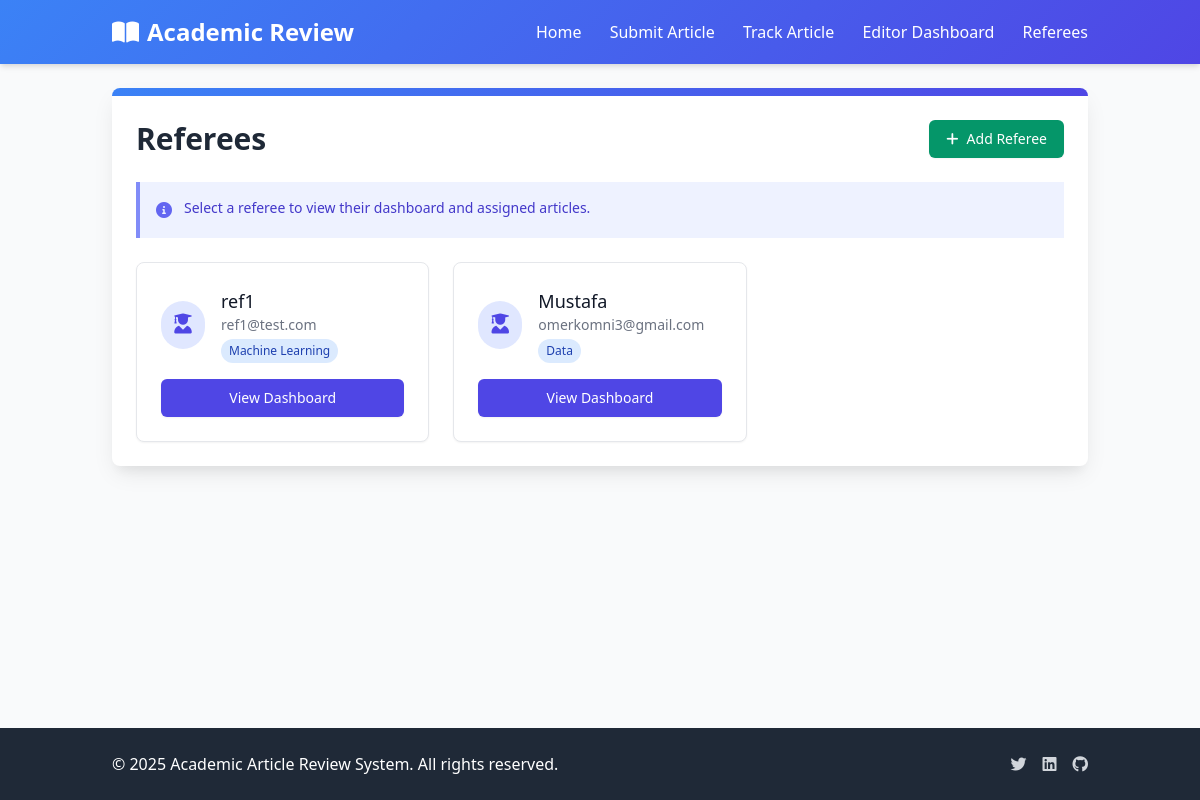
/referees/, run on an earlier commit of the app's database.
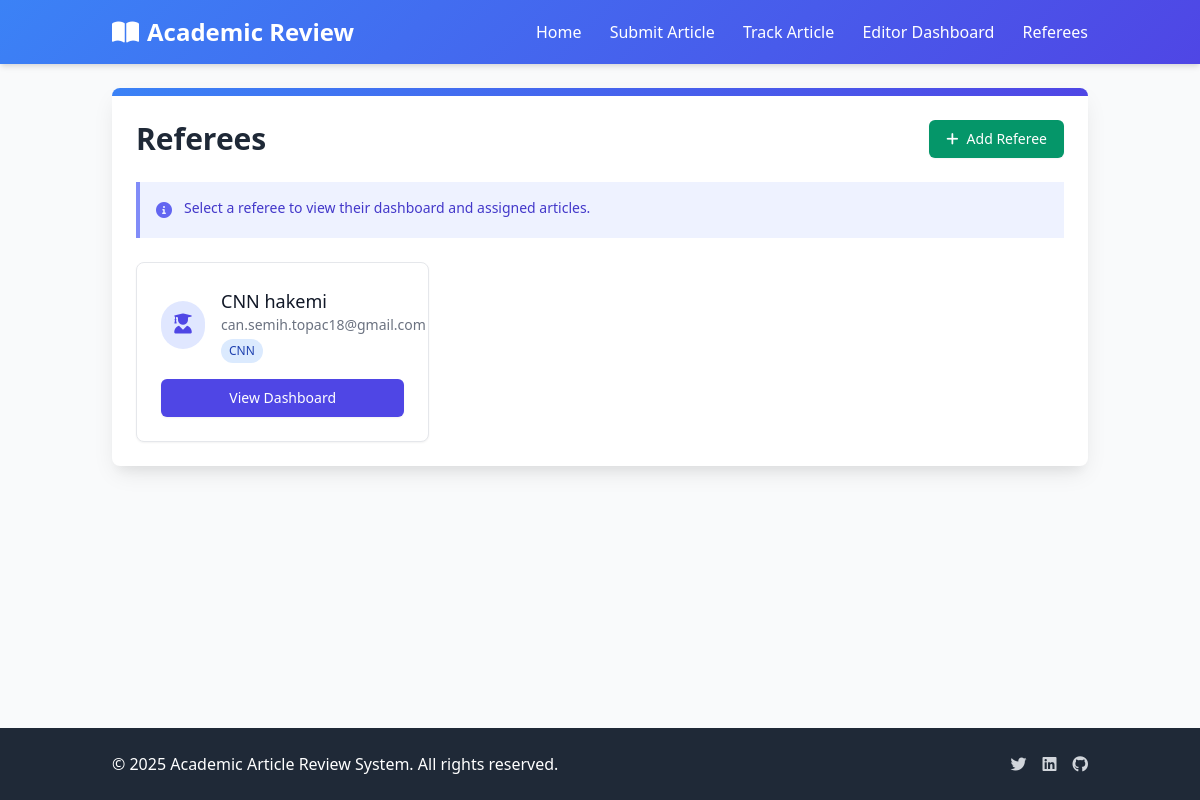
And on a later commit of the database.
### articles/models.py (models this page shows, shortened)
class Referee(models.Model):
    user = models.OneToOneField(User, on_delete=models.CASCADE)
    specialization = models.CharField(max_length=255, blank=True, help_text="Referee's area of expertise (e.g., Machine Learning, Data Science)")

### articles/views.py (the view)
# urls.py: path('referees/', views.referee_list, name='referee_list'),
def referee_list(request):
    referees = Referee.objects.all()
    return render(request, 'articles/referee/list.html', {'referees': referees})

### templates/articles/referee/list.html (shortened to what this page needs)
{% extends 'articles/base.html' %}
{% block content %}
<div class="max-w-6xl mx-auto">
    <div class="bg-white rounded-lg shadow-card overflow-hidden">
        <div class="gradient-bg h-2"></div>
        <div class="p-6">
            <div class="flex justify-between items-center mb-6">
                <h1 class="text-3xl font-bold text-gray-800">Referees</h1>
                <a href="{% url 'add_referee' %}" class="inline-flex items-center px-4 py-2 border border-transparent text-sm font-medium rounded-md shadow-sm text-white bg-green-600 hover:bg-green-700 focus:outline-none focus:ring-2 focus:ring-offset-2 focus:ring-green-500">
                    <i class="fas fa-plus mr-2"></i> Add Referee
                </a>
            </div>
            <div class="bg-indigo-50 border-l-4 border-indigo-400 p-4 mb-6">
                <div class="flex">
                    <div class="flex-shrink-0">
                        <i class="fas fa-info-circle text-indigo-500"></i>
                    </div>
                    <div class="ml-3">
                        <p class="text-sm text-indigo-700">
                            Select a referee to view their dashboard and assigned articles.
                        </p>
                    </div>
                </div>
            </div>
            <div class="grid grid-cols-1 md:grid-cols-3 gap-6">
                {% for referee in referees %}
                <div class="bg-white rounded-lg border border-gray-200 shadow-sm overflow-hidden hover:shadow-md transition-shadow">
                    <div class="p-6">
                        <div class="flex items-center mb-4">
                            <div class="bg-indigo-100 rounded-full p-3 mr-4">
                                <i class="fas fa-user-graduate text-indigo-600 text-xl"></i>
                            </div>
                            <div>
                                <h3 class="text-lg font-medium text-gray-900">{{ referee.user.username }}</h3>
                                <p class="text-sm text-gray-500">{{ referee.user.email }}</p>
                                {% if referee.specialization %}
                                <p class="text-xs mt-1 bg-blue-100 text-blue-800 px-2 py-1 rounded-full inline-block">
                                    {{ referee.specialization }}
                                </p>
                                {% endif %}
                            </div>
                        </div>
                        <div class="mt-4">
                            <a href="{% url 'referee_dashboard' referee.id %}" class="w-full inline-flex justify-center items-center px-4 py-2 border border-transparent text-sm font-medium rounded-md shadow-sm text-white bg-indigo-600 hover:bg-indigo-700 focus:outline-none focus:ring-2 focus:ring-offset-2 focus:ring-indigo-500">
                                View Dashboard
                            </a>
                        </div>
                    </div>
                </div>
                {% endfor %}
            </div>
        </div>
    </div>
</div>
{% endblock %}

### templates/articles/base.html (shortened to what this page needs)
<!DOCTYPE html>
<html lang="en">
<head>
    <link href="https://cdn.jsdelivr.net/npm/tailwindcss@2.2.19/dist/tailwind.min.css" rel="stylesheet">
    <link rel="stylesheet" href="https://cdnjs.cloudflare.com/ajax/libs/font-awesome/6.0.0/css/all.min.css">
</head>
<body class="bg-gray-50 min-h-screen flex flex-col">
    <header class="gradient-bg text-white shadow-md">
        <div class="container mx-auto px-6 py-4">
            <div class="flex justify-between items-center">
                <div class="flex items-center">
                    <a href="{% url 'home' %}" class="text-2xl font-bold">
                        <i class="fas fa-book-open mr-2"></i>Academic Review
                    </a>
                </div>
                <nav class="space-x-6">
                    <a href="{% url 'home' %}" class="hover:text-gray-200">Home</a>
                    <a href="{% url 'upload_article' %}" class="hover:text-gray-200">Submit Article</a>
                    <a href="{% url 'track_article' %}" class="hover:text-gray-200">Track Article</a>
                    <a href="{% url 'editor_dashboard' %}" class="hover:text-gray-200">Editor Dashboard</a>
                    <a href="{% url 'referee_list' %}" class="hover:text-gray-200">Referees</a>
                </nav>
            </div>
        </div>
    </header>
    <main class="flex-grow container mx-auto px-6 py-6">
        {% block content %}{% endblock %}
    </main>
    <footer class="bg-gray-800 text-white py-6">
        <div class="container mx-auto px-6">
            <div class="flex flex-col md:flex-row justify-between items-center">
                <div class="mb-4 md:mb-0">
                    <p>© 2025 Academic Article Review System. All rights reserved.</p>
                </div>
                <div class="flex space-x-4">
                    <a href="#" class="text-gray-300 hover:text-white">
                        <i class="fab fa-twitter"></i>
                    </a>
                    <a href="#" class="text-gray-300 hover:text-white">
                        <i class="fab fa-linkedin"></i>
                    </a>
                    <a href="#" class="text-gray-300 hover:text-white">
                        <i class="fab fa-github"></i>
                    </a>
                </div>
            </div>
        </div>
    </footer>
</body>
</html>

### templates/articles/base.html (style rules this page uses)
.gradient-bg { background: linear-gradient(135deg, #3b82f6 0%, #4f46e5 100%); }
.shadow-card { box-shadow: 0 10px 25px -5px rgba(0, 0, 0, 0.1), 0 10px 10px -5px rgba(0, 0, 0, 0.04); }

What changed in the data, as far as the page shows it:
removed Referee: user.username "Mustafa", user.email "omerkomni3@gmail.com", specialization "Data"
changed Referee: user.username "ref1" → "CNN hakemi"; user.email "ref1@test.com" → "can.semih.topac18@gmail.com"; specialization "Machine Learning" → "CNN"
